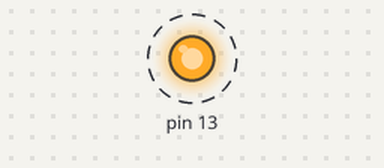
The sketch below on a simulated Arduino Uno, built with avr-gcc and run on an emulated ATmega328P. On the bench: output pins drawn as LEDs (lit = HIGH). Dashed ring = blinking. What the sketch prints to the serial monitor is not drawn.

Above: at 0.5 s.
Timing chart, 0 to 4.6 s (numbered marks = the images above):
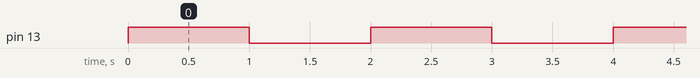

Measured:
- by itself, pin 13: alternates HIGH for 1.0 s and LOW for 1.0 s

The sketch:

Project_1_-_BLink-DEBUG.ino
```cpp
/*
Keyestudio smart home Kit for Arduino
Project 1
Blink
http://www.keyestudio.com
*/

int countUp = 0;

void setup() {
  // initialize digital pin 13 as an output.
  pinMode(13, OUTPUT);
  Serial.begin(9600);
}
// the loop function runs over and over again forever
void loop() {
  countUp++;
  int index = countUp;
  String log = ": LED On";
  digitalWrite(13, HIGH);   // turn the LED on (HIGH is the voltage level)
  Serial.println(index + log);
  delay(1000);              // wait for a second
  digitalWrite(13, LOW);    // turn the LED off by making the voltage LOW
  delay(1000);              // wait for a second
}//
```
